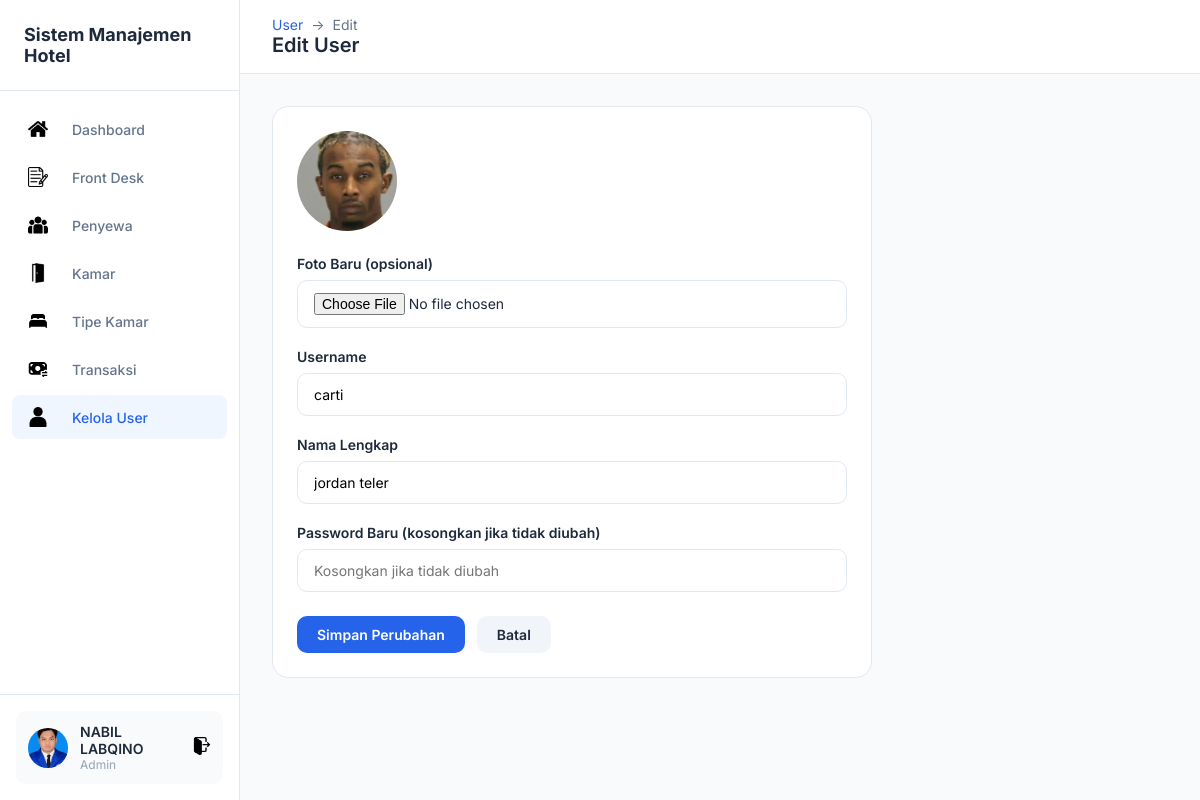
The page /user/KoreksiUser.php?id=5 (signed in) on the database its author committed.
### tables this page shows
CREATE TABLE `users` (
  `id` int(11) NOT NULL,
  `username` varchar(50) NOT NULL,
  `password` varchar(255) NOT NULL,
  `nama` varchar(100) NOT NULL,
  `created_at` timestamp NOT NULL DEFAULT current_timestamp(),
  `foto` varchar(255) DEFAULT NULL
);

### user/KoreksiUser.php (the view, shortened to what this page needs)
<?php
include "../koneksi.php";
$id = $_GET['id'] ?? '';
$row = mysqli_fetch_assoc(mysqli_query($koneksi, "SELECT * FROM users WHERE id = '$id'"));
?>
<!DOCTYPE html>
<html lang="id">
<head>
    <link rel="stylesheet" href="../css/dashboard.css">
</head>
<body>
    <div class="dashboard">
        <?php include '../includes/sidebar.php'; ?>
        <main class="main">
            <header class="header">
                <div>
                    <div class="breadcrumb">
                        <a href="TampilUser.php">User</a>
                        <span>→</span>
                        <span>Edit</span>
                    </div>
                    <h1 class="page-title">Edit User</h1>
                </div>
            </header>
            <div class="content">
                <div class="card" style="max-width: 600px;">
                    <div style="margin-bottom: 20px;">
                        <img src="uploads/<?= htmlspecialchars($row['foto']) ?>" alt=""
                            style="width: 100px; height: 100px; object-fit: cover; border-radius: 50%;">
                    </div>
                    <form action="SimpanKoreksiUser.php" method="POST" enctype="multipart/form-data">
                        <div class="form-group">
                            <label class="form-label">Foto Baru (opsional)</label>
                            <input type="file" name="foto" class="form-control" accept="image/*">
                        </div>
                        <div class="form-group">
                            <label class="form-label">Username</label>
                            <input type="text" name="username" class="form-control" required
                                value="<?= htmlspecialchars($row['username']) ?>">
                        </div>
                        <div class="form-group">
                            <label class="form-label">Nama Lengkap</label>
                            <input type="text" name="nama" class="form-control" required
                                value="<?= htmlspecialchars($row['nama']) ?>">
                        </div>
                        <div class="form-group">
                            <label class="form-label">Password Baru (kosongkan jika tidak diubah)</label>
                            <input type="password" name="password" class="form-control"
                                placeholder="Kosongkan jika tidak diubah">
                        </div>
                        <div style="display: flex; gap: 12px; margin-top: 24px;">
                            <button type="submit" class="btn btn-primary">Simpan Perubahan</button>
                            <a href="TampilUser.php" class="btn btn-secondary">Batal</a>
                        </div>
                    </form>
                </div>
            </div>
        </main>
    </div>
</body>
</html>

### css/dashboard.css (style rules this page uses)
:root { --primary: #2563eb; --primary-dark: #1d4ed8; --bg-main: #f8fafc; --bg-card: #ffffff; --text-dark: #1e293b; --text-gray: #64748b; --text-light: #94a3b8; --border: #e2e8f0; --success: #22c55e; --danger: #ef4444; --warning: #f59e0b; --sidebar-width: 240px; }
* { margin: 0; padding: 0; box-sizing: border-box; }
body { font-family: 'Inter', -apple-system, sans-serif; background: var(--bg-main); color: var(--text-dark); }
.dashboard { display: flex; min-height: 100vh; }
.main { flex: 1; margin-left: var(--sidebar-width); }
.header { background: var(--bg-card); padding: 16px 32px; display: flex; justify-content: space-between; align-items: center; border-bottom: 1px solid var(--border); position: sticky; top: 0; z-index: 100; }
.page-title { font-size: 20px; font-weight: 600; color: var(--text-dark); }
.content { padding: 32px; }
.card { background: var(--bg-card); border-radius: 16px; border: 1px solid var(--border); padding: 24px; margin-bottom: 24px; }
.btn { display: inline-flex; align-items: center; gap: 8px; padding: 10px 20px; border-radius: 10px; font-size: 14px; font-weight: 600; text-decoration: none; border: none; cursor: pointer; transition: all 0.2s; font-family: inherit; }
.btn-primary { background: var(--primary); color: #fff; }
.btn-secondary { background: #f1f5f9; color: var(--text-dark); }
.form-group { margin-bottom: 20px; }
.form-label { display: block; font-size: 14px; font-weight: 600; color: var(--text-dark); margin-bottom: 8px; }
.form-control { width: 100%; padding: 12px 16px; border: 1px solid var(--border); border-radius: 10px; font-size: 14px; font-family: inherit; background: var(--bg-card); transition: border-color 0.2s, box-shadow 0.2s; }
.breadcrumb { display: flex; align-items: center; gap: 8px; font-size: 14px; color: var(--text-gray); }
.breadcrumb a { color: var(--primary); text-decoration: none; }

### rows shown on the page
users: foto (picture), username "carti", nama "jordan teler"

### other values the page prints
$_SESSION['nama'] "NABIL LABQINO"
